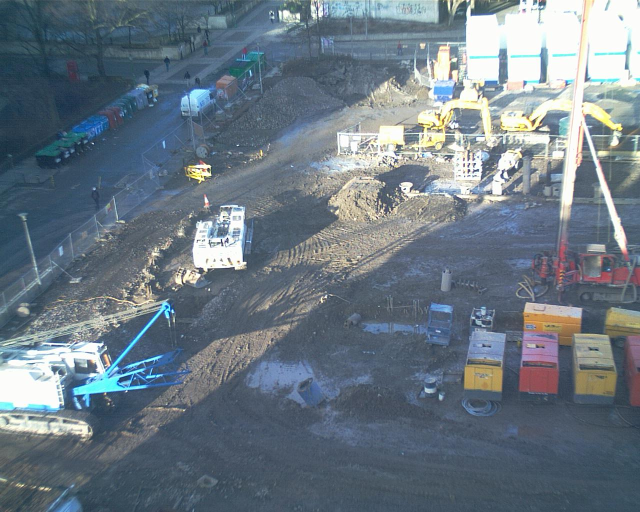
#> input picture api-solution/test_photos/doric_2005_12_23_12_30_10.jpg, 1280 x 1024 px (shown at 1/2 size)
$ python -i camera_norm.py   (imports and definitions only)   (older library calls are emulated)
#> lines starting #> are read from the running program, lines starting #| are printed output that depends on the picture
"""Норма камеры: как этот вид обычно выглядит днём — чтобы отличать помеху от сцены.

Одиночный кадр не отличает окно фасада от капли на стекле, гладкую стену от тумана,
свежий бетон на арматуре от грязи на объективе. У стационарной камеры есть сравнение
надёжнее — её собственные чистые дневные кадры. Норма — медиана «текстуры» (энергии
лапласиана на ширине 320) по последним `keep` чистым дневным кадрам, взятым не чаще
одного в `add_every_min` минут съёмки (чтобы норма покрывала несколько часов и разную
погоду, а не десять минут подряд).

Сравнение кадра с нормой (`compare`):

- **общий множитель g** — медиана отношения текстуры кадра к норме по местам, где
  норма текстурная. Облака и солнце двигают его примерно в 0.5–1.6 раза; туман,
  дождевая пелена, запотевший колпак, солнце в объективе — ниже 0.5 (на камере
  8-й очереди ЖК «Cityzen» g < 0.5 — это ежедневная засветка в 17:59 и утренний туман);
- **пелена** — насколько поднялся «тёмный канал» (He et al., 2009) нижних 2/3 кадра
  относительно нормы: туман и вода поднимают самые тёмные места, контровой свет — нет;
- **локальные провалы** — места, где норма текстурная, а кадр нет: и относительно g,
  и по абсолютной мере, и хуже «худшего нормального» уровня места (квантиль по кадрам
  нормы — дальний горизонт в утренней дымке и стрела крана, которая то есть, то нет,
  провалом не считаются). Провал считается помехой на объективе, если под ним видна та
  же сцена, только размытая (низкие частоты совпадают с нормой), тёмные места в нём
  подняты (вода рассеивает свет) и он не держится на одном месте несколько кадров
  подряд (свежий бетон на арматуре — это стройка, а не грязь). Окна фасада и белые
  бытовки в норме есть, поэтому провалом не считаются — главный источник ложных
  «капель» одиночной эвристики. Провалы под свежим снегом (место стало белым и
  ненасыщенным) не считаются: снег ложится на площадку и со временем уходит в норму;
- **сдвиг** — фазовая корреляция кадра и нормы: камеру повернуло ветром или задели.

Норма учится только на чистых дневных кадрах (`observe`). Если кадр «не похож» на
норму (сдвиг, провалы) дольше `rebase_after_h` часов съёмки подряд — вид изменился
надолго (камеру перевесили, площадка сильно поменялась), и норма собирается заново
с текущих кадров: иначе камера навсегда осталась бы «испорченной». Кадр раньше
последнего учтённого более чем на `rewind_h` часов (переанализ архива, догрузка
старых снимков) сбрасывает норму — она строится заново в порядке съёмки.

Ограничения (docs/limitations.md): ночью и в сумерках норма не сравнивается; капли на
гладком небе не видны — там нечему размываться; капля, простоявшая на одном месте
дольше `persist_min_minutes`, принимается за изменение сцены; грязь, пролежавшая на
объективе дольше `rebase_after_h`, становится нормой.
"""
from __future__ import annotations

import datetime as dt
import io
import json
from dataclasses import dataclass, field

import cv2
import numpy as np

WIDTH = 320


@dataclass
class NormConfig:
    keep: int = 9                   # сколько чистых кадров в норме
    min_frames: int = 3             # раньше сравнивать не с чем
    add_every_min: float = 50.0     # не чаще одного кадра в норму за столько минут съёмки
    min_brightness: float = 55.0    # темнее — не учим и не сравниваем (сумерки, ночь)
    texture_quantile: float = 0.4   # «текстурные» места нормы — выше этого квантиля энергии
    texture_floor: float = 2.0      # и не ниже этой энергии (гладкое небо не сравниваем)
    loss_ratio: float = 0.3         # отношение к норме (и к норме / g) ниже — провал
    low_quantile: float = 0.2       # «худший нормальный» уровень текстуры места (квантиль по кадрам нормы)
    loss_ratio_low: float = 0.45    # … и кадр хуже этого уровня во столько раз
    min_blob_frac: float = 0.0015   # провал меньше этой доли кадра — шум
    scene_lf: float = 0.45          # другое содержимое на низких частотах — сцена сменилась, не капля
    lens_min_veil: float = 0.0      # тёмные места провала не поднялись — не вода на колпаке
    persist_min_minutes: float = 45.0   # провал на том же месте в прошлых кадрах за столько минут —
    persist_frames: int = 2             # … не меньше чем в стольких — изменение сцены
    persist_overlap: float = 0.4
    recent_keep: int = 3
    rebase_after_h: float = 24.0    # «не похож на норму» дольше — норма собирается заново
    rebase_min_frames: int = 4
    rewind_h: float = 6.0           # кадр раньше последнего на столько — норма сбрасывается
    snow_value: int = 170           # провал под свежим снегом не считается помехой
    snow_saturation: int = 45


@dataclass
class NormCheck:
    """Итог сравнения кадра с нормой — сырые числа, решение принимает quality.report_from_metrics."""
    gain: float                     # общий множитель текстуры кадра к норме
    veil: float                     # подъём тёмного канала нижних 2/3 над нормой, уровни яркости
    loss_frac: float                # доля кадра в провалах «на объективе»
    loss_count: int                 # сколько таких провалов
    loss_max: float                 # самый крупный из них, доля кадра
    shift: float                    # сдвиг кадра относительно нормы, доля ширины
    shift_response: float           # уверенность пика фазовой корреляции
    frames: int                     # из скольких кадров норма
    boxes: list = field(default_factory=list)   # провалы на объективе: [x, y, w, h] в долях кадра (для UI)
    blobs: list = field(default_factory=list)   # все провалы с признаками (отладка и подбор порогов)
    loss_mask: np.ndarray | None = None          # маска всех провалов — для проверки «держится на месте»

    # [12 lines left out: functions as_dict, _small, not called in this run]


def _energy(gray: np.ndarray) -> np.ndarray:
    g = cv2.GaussianBlur(gray.astype(np.float32), (0, 0), 0.7)
    return cv2.GaussianBlur(np.abs(cv2.Laplacian(g, cv2.CV_32F, ksize=3)), (0, 0), 1.5)


def _dark(img: np.ndarray) -> np.ndarray:
    return cv2.erode(img.min(axis=2), np.ones((7, 7), np.uint8))


# [4 lines left out: function _utc, not called in this run]


class CameraNorm:
    """Норма одной камеры. Не потокобезопасна: кадры камеры обрабатываются по очереди."""

    # [11 lines left out: function __init__, not called in this run]

    # ------------------------------------------------------------------ состояние

    @property
    def ready(self) -> bool:
        return len(self.frames) >= self.cfg.min_frames

    # [210 lines left out: functions reset, _ref, compare, observe, dumps, loads, not called in this run]

>>> import cv2
>>> picture = cv2.imread('../../api-solution/test_photos/doric_2005_12_23_12_30_10.jpg', cv2.IMREAD_GRAYSCALE)
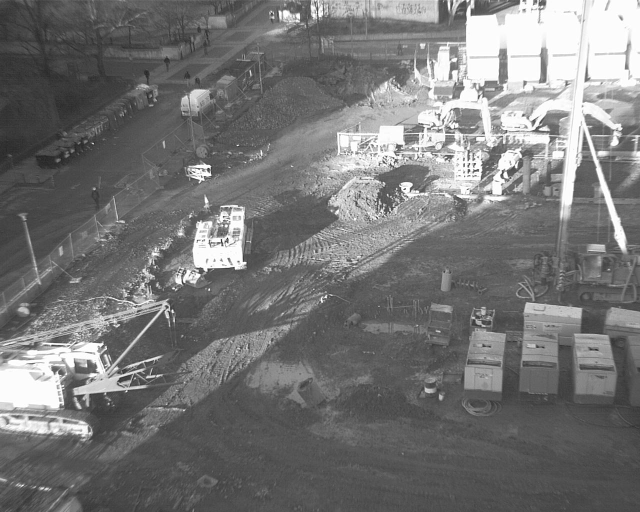
#> picture: shape (1024, 1280) (shown at 1/2 size); min 0, max 255, mean 117.9
>>> result = _energy(picture)
#> in _energy, `return cv2.GaussianBlur(np.abs(cv2.Laplacian(g, cv2.CV_32F, ksize=3)),..`:
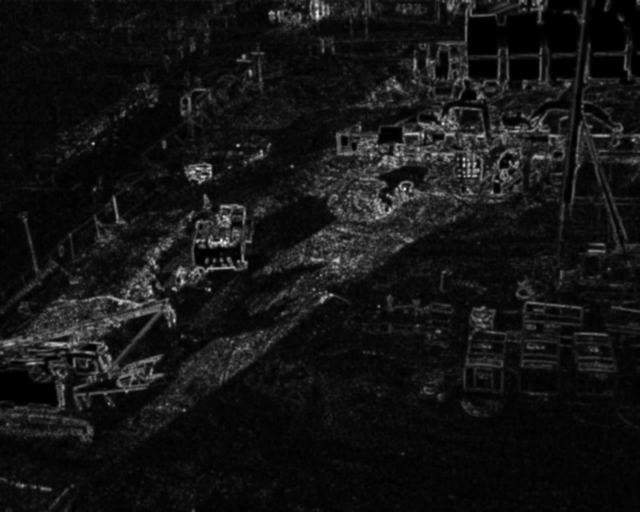
#> returned value: shape (1024, 1280) float32 (shown at 1/2 size); min 0, max 255.5, mean 20.8; drawn with min black and max white

$ run again, on api-solution/test_photos/doric_2006_03_08_12_30_22.jpg
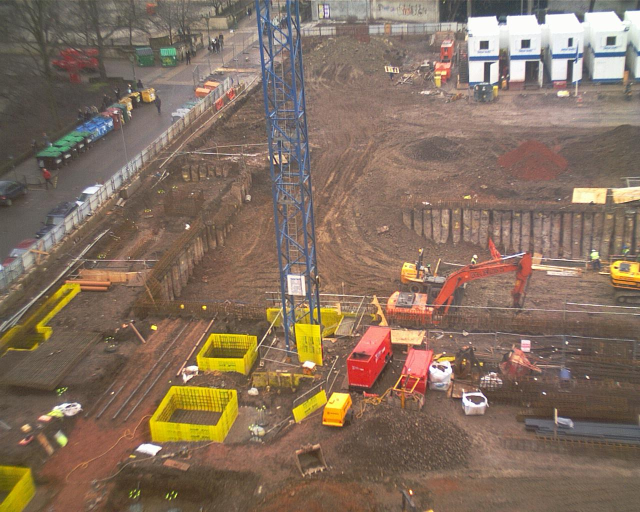
#> input picture api-solution/test_photos/doric_2006_03_08_12_30_22.jpg, 1280 x 1024 px (shown at 1/2 size)
#> `picture = cv2.imread('../../api-solution/test_photos/doric_2005_12_23_..`:
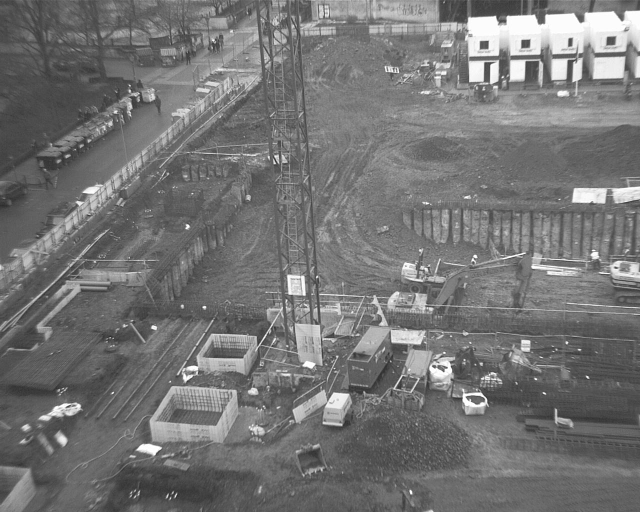
#> picture: shape (1024, 1280) (shown at 1/2 size); min 19, max 255, mean 116.4
#> in _energy, `return cv2.GaussianBlur(np.abs(cv2.Laplacian(g, cv2.CV_32F, ksize=3)),..`:
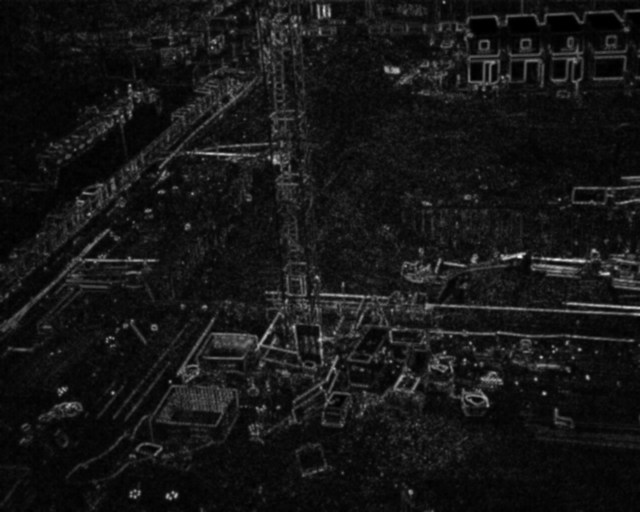
#> returned value: shape (1024, 1280) float32 (shown at 1/2 size); min 0, max 249.4, mean 22.3

$ run again, on api-solution/test_photos/doric_2006_05_08_12_30_49.jpg
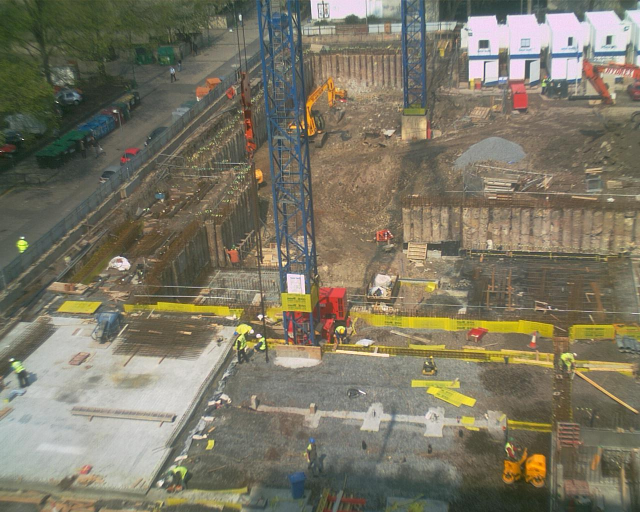
#> input picture api-solution/test_photos/doric_2006_05_08_12_30_49.jpg, 1280 x 1024 px (shown at 1/2 size)
#> `picture = cv2.imread('../../api-solution/test_photos/doric_2005_12_23_..`:
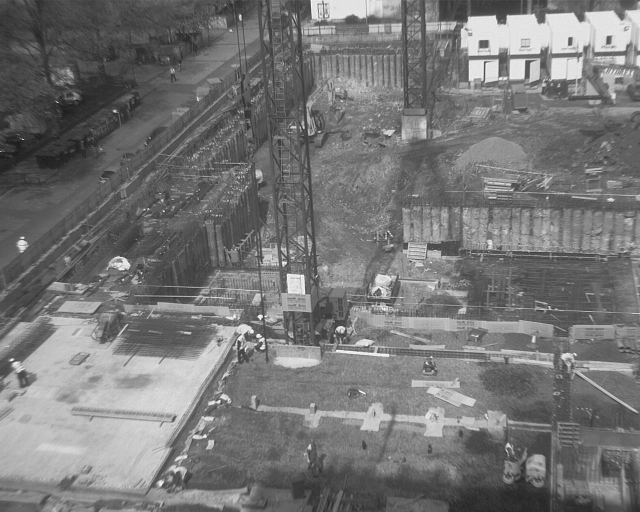
#> picture: shape (1024, 1280) (shown at 1/2 size); min 6, max 255, mean 118.1
#> in _energy, `return cv2.GaussianBlur(np.abs(cv2.Laplacian(g, cv2.CV_32F, ksize=3)),..`:
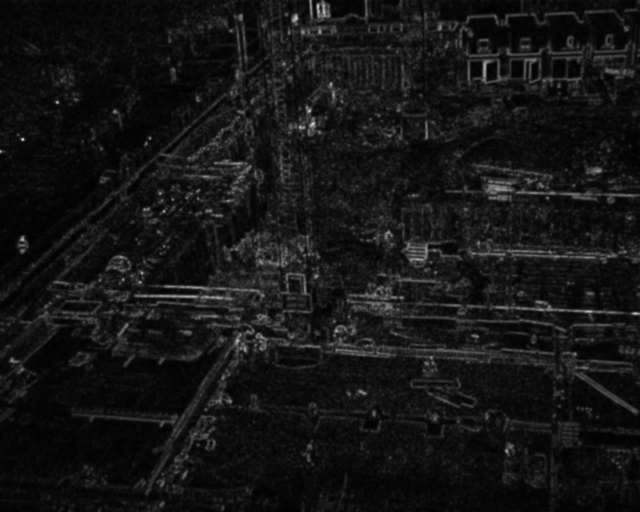
#> returned value: shape (1024, 1280) float32 (shown at 1/2 size); min 0.362, max 234.1, mean 21.2

$ run again, on api-solution/test_photos/doric_2006_07_17_12_30_24.jpg
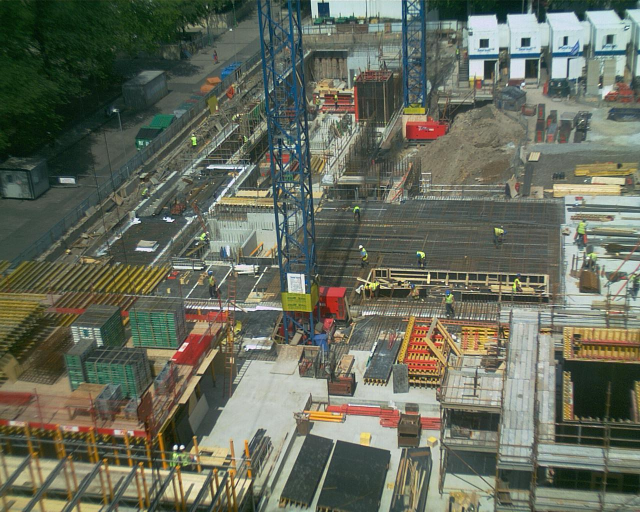
#> input picture api-solution/test_photos/doric_2006_07_17_12_30_24.jpg, 1280 x 1024 px (shown at 1/2 size)
#> `picture = cv2.imread('../../api-solution/test_photos/doric_2005_12_23_..`:
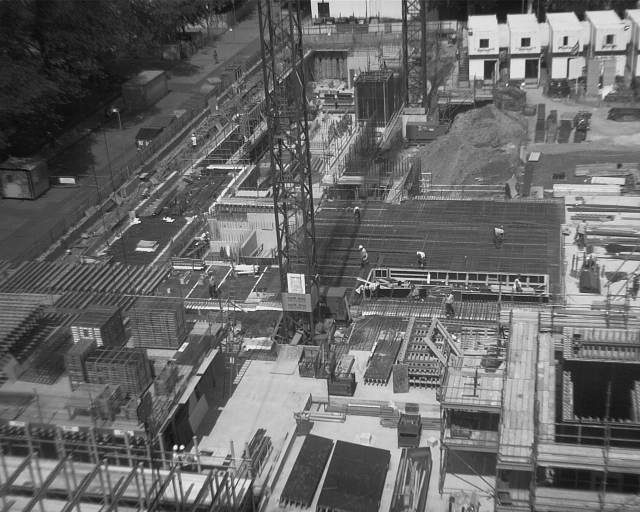
#> picture: shape (1024, 1280) (shown at 1/2 size); min 2, max 255, mean 103.9
#> in _energy, `return cv2.GaussianBlur(np.abs(cv2.Laplacian(g, cv2.CV_32F, ksize=3)),..`:
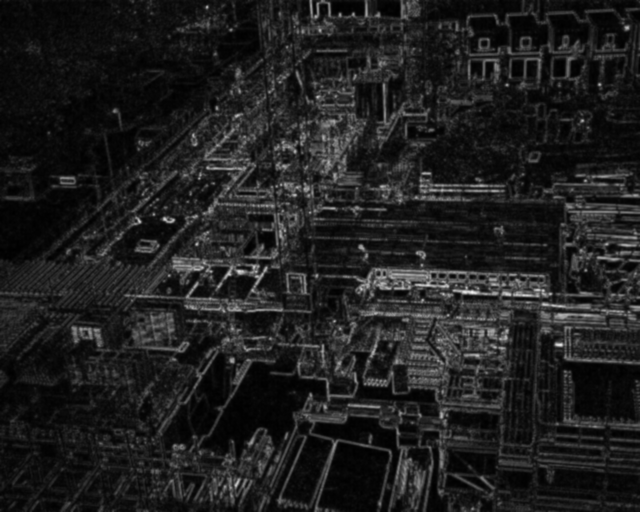
#> returned value: shape (1024, 1280) float32 (shown at 1/2 size); min 0.29, max 247, mean 31.7
